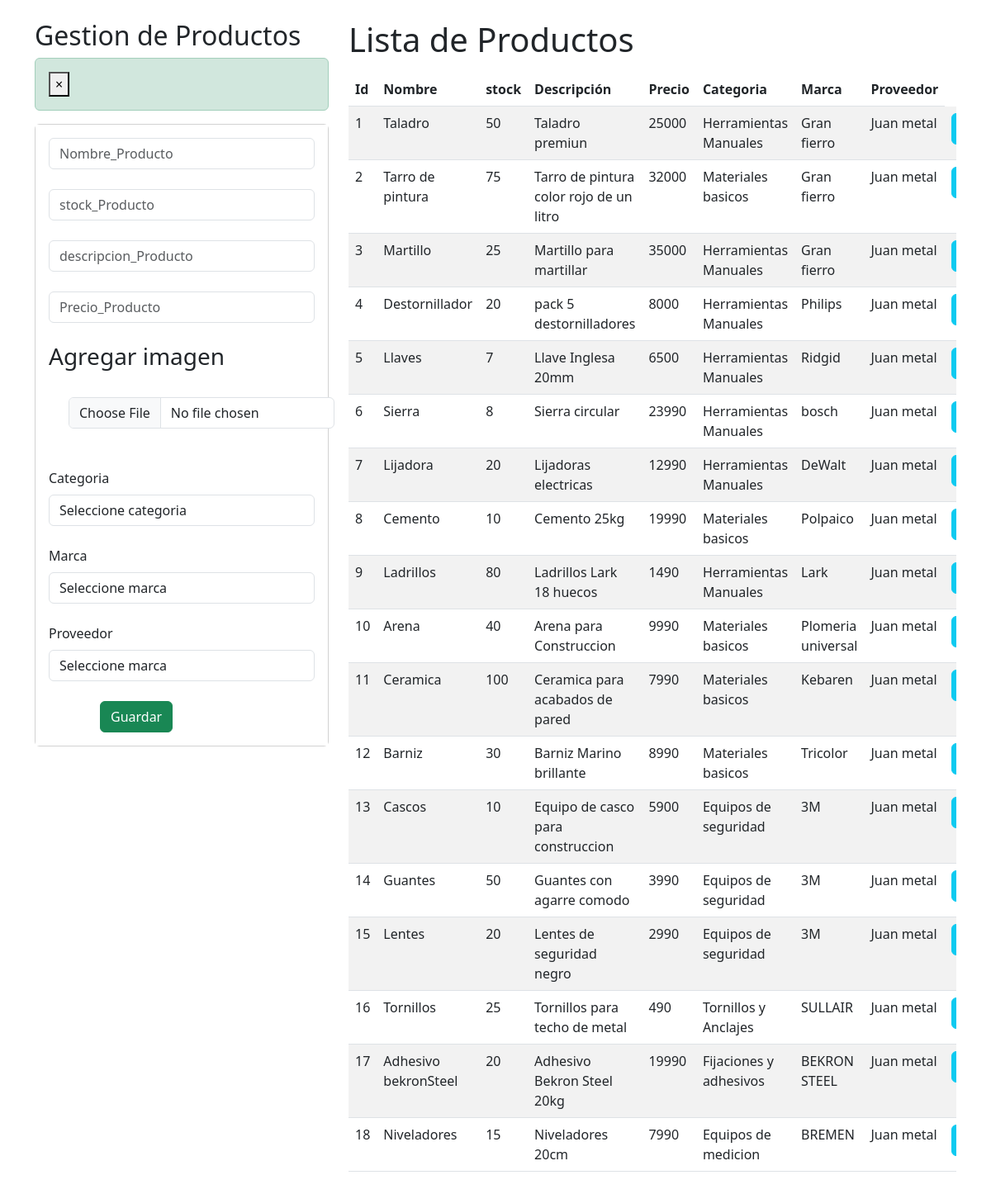
The app's page /crud_productos, older data.
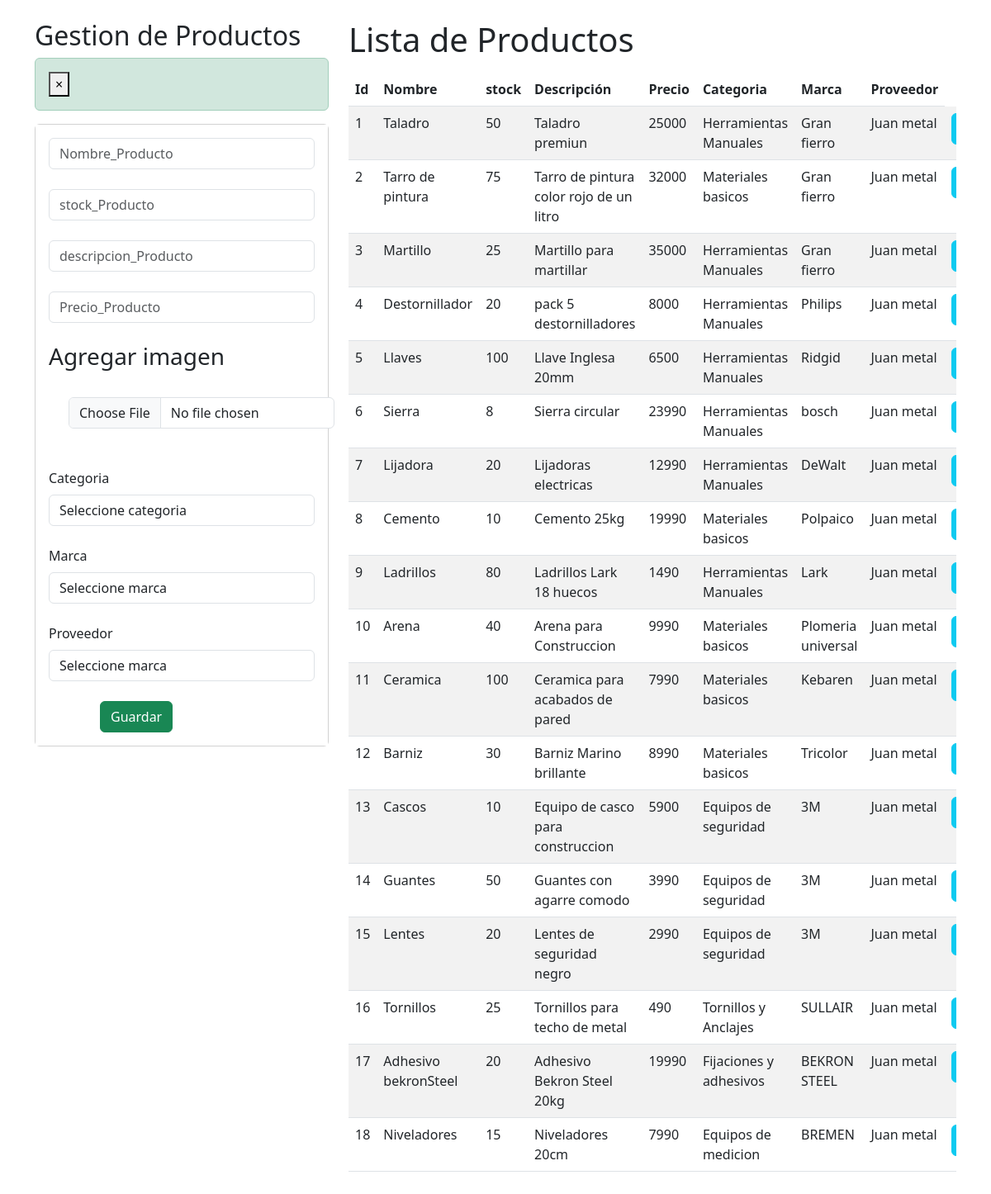
The same page, newer data.
### Ferremax/models.py (models this page shows, shortened)
class producto(models.Model):
    idProducto = models.AutoField(primary_key=True)
    nombreProducto = models.CharField(max_length=20, blank=False, null=False)
    stockProducto = models.IntegerField()
    descripcionProducto = models.CharField(max_length=100, blank=False, null=False)
    precioProducto = models.IntegerField()
    imagenProducto = models.ImageField(upload_to='productos/', null=True, blank=True)
    categoria = models.ForeignKey("categoria", on_delete=models.CASCADE)
    marca = models.ForeignKey("marca", on_delete=models.CASCADE)
    proveedor = models.ForeignKey("proveedor", on_delete=models.CASCADE)

class categoria(models.Model):
    idCategoria = models.AutoField(primary_key=True)
    nombreCategoria = models.CharField(max_length=50, blank=False, null=False)
    def __str__(self):
        return str(self.nombreCategoria)

class marca(models.Model):
    idMarca = models.AutoField(primary_key=True)
    nombreMarca = models.CharField(max_length=50, blank=False, null=False)
    def __str__(self):
        return str(self.nombreMarca)

class proveedor(models.Model):
    idProveedor = models.AutoField(primary_key=True)
    nombreProveedor = models.CharField(max_length=50, blank=False, null=False)
    def __str__(self):
        return str(self.nombreProveedor)

### Ferremax/views.py (the view, shortened to what this page needs)
# urls.py: path("crud_productos", crud_productos, name="crud_productos"),
def crud_productos(request):
    if request.method != "POST":
        mar = marca.objects.all()
        cat = categoria.objects.all()
        pro = proveedor.objects.all()
        produ = producto.objects.all()
        context = {
            "marca": mar,
            "categoria": cat,
            "proveedor": pro,
            "productos": produ
        }
        return render(request, "core/crud_productos.html", context)

### Ferremax/templates/core/crud_productos.html (shortened to what this page needs)
<!DOCTYPE html>
<html>
  {% load static %}
  <head>
    <link href="https://cdn.jsdelivr.net/npm/bootstrap@5.3.0/dist/css/bootstrap.min.css" rel="stylesheet">
  </head>
    <body>
        <div id="cont_fondo">
            <div class="container py-4">
                <div class="row">
                    <div class="col-sm-12 col-md-6 col-lg-4 col-xl-4">
                        <h2>Gestion de Productos</h2>
                        <div class="alert alert-dismissible alert-success">
                            <button type="button" class="close" data-dismiss="alert">&times;</button>
                        </div>
                        <div class="card">
                            <div class="card-body" style="background-color: white;">
                                <form action="crud_productos" method="POST" enctype="multipart/form-data">
                                    <div class="form-group">
                                        <input type="text" id="txtNombre_Producto" name="txtNombre_Producto" class="form-control" placeholder="Nombre_Producto" minlength="4"  maxlength="30" required>
                                        <br>
                                        <input type="number" id="txtstock_Producto" name="txtstock_Producto" class="form-control" placeholder="stock_Producto" minlength="4" maxlength="10" required>
                                        <br>
                                        <input type="text" id="txtdescripcion_Producto" name="txtdescripcion_Producto" class="form-control" placeholder="descripcion_Producto" minlength="10" maxlength="100" required>
                                        <br>
                                        <input type="number" id="txtPrecio_Producto" name="txtPrecio_Producto" class="form-control" placeholder="Precio_Producto" minlength="4" maxlength="9" required>
                                        <br>
                                        <label for="imagen_producto" class="form-label h3">Agregar imagen</label>
                                        <input type="file" name="imagen_producto" id="imagen_producto" class="m-4 form-control">
                                        <br>
                                        <label for="categoria" class="form-label">Categoria</label>
                                        <select name="categoria" class="form-control" id="categoria" required>
                                          <option value="" selected disabled>Seleccione categoria</option>
                                        </select>
                                        <br>
                                        <label for="marca" class="form-label">Marca</label>
                                        <select name="marca" class="form-control" id="marca" required>
                                          <option value="" selected disabled>Seleccione marca</option>
                                        </select>
                                        <br>
                                        <label for="proveedor" class="form-label">Proveedor</label>
                                        <select name="proveedor" class="form-control" id="proveedor" required>
                                          <option value="" selected disabled>Seleccione marca</option>
                                        </select>
                                    </div>
                                    <br>
                                    <div class="row" style="margin-left: 50px; display: flex;">
                                        <div class="form-group">
                                            <button type="submit" class="btn btn-success btn-block text-white">Guardar</button>
                                        </div>
                                        <br>
                                    </div>
                                </form>
                            </div>
                        </div>
                    </div>
                    <div class="col-sm-12 col-md-6 col-lg-8 col-xl-8">
                        <h1>Lista de Productos</h1>
                        <div class="table-responsive py-2">
                            <table class="table table-striped">
                                <thead>
                                    <tr>
                                        <th>Id</th>
                                        <th>Nombre</th>
                                        <th>stock</th>
                                        <th>Descripción</th>
                                        <th>Precio</th>
                                        <th>Categoria</th>
                                        <th>Marca</th>
                                        <th>Proveedor</th>
                                    </tr>
                                </thead>
                                <tbody>
                                    {% for p in productos %}
                                    <tr>
                                        <td>{{p.idProducto}}</td>
                                        <td>{{p.nombreProducto}}</td>
                                        <td>{{p.stockProducto}}</td>
                                        <td>{{p.descripcionProducto}}</td>
                                        <td>{{p.precioProducto}}</td>
                                        <td>{{p.categoria}}</td>
                                        <td>{{p.marca}}</td>
                                        <td>{{p.proveedor}}</td>
                                        <td><a href="/edicionProducto/{{p.idProducto}}" class="btn btn-info">Editar</a></td>
                                    </tr>
                                    {% endfor %}
                                </tbody>
                            </table>
                        </div>
                    </div>
                </div>
            </div>
        </div>
    </body>
</body>
</html>

Row changes from the older to the newer data that the page shows:
changed producto "Llaves": stockProducto "7" → "100"
